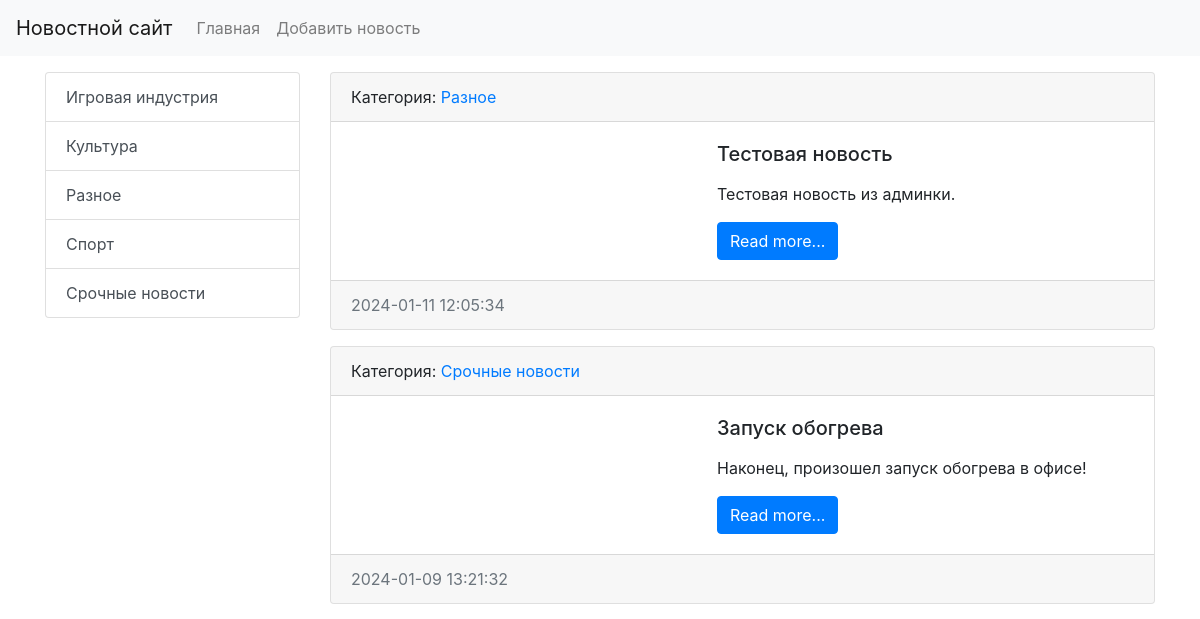
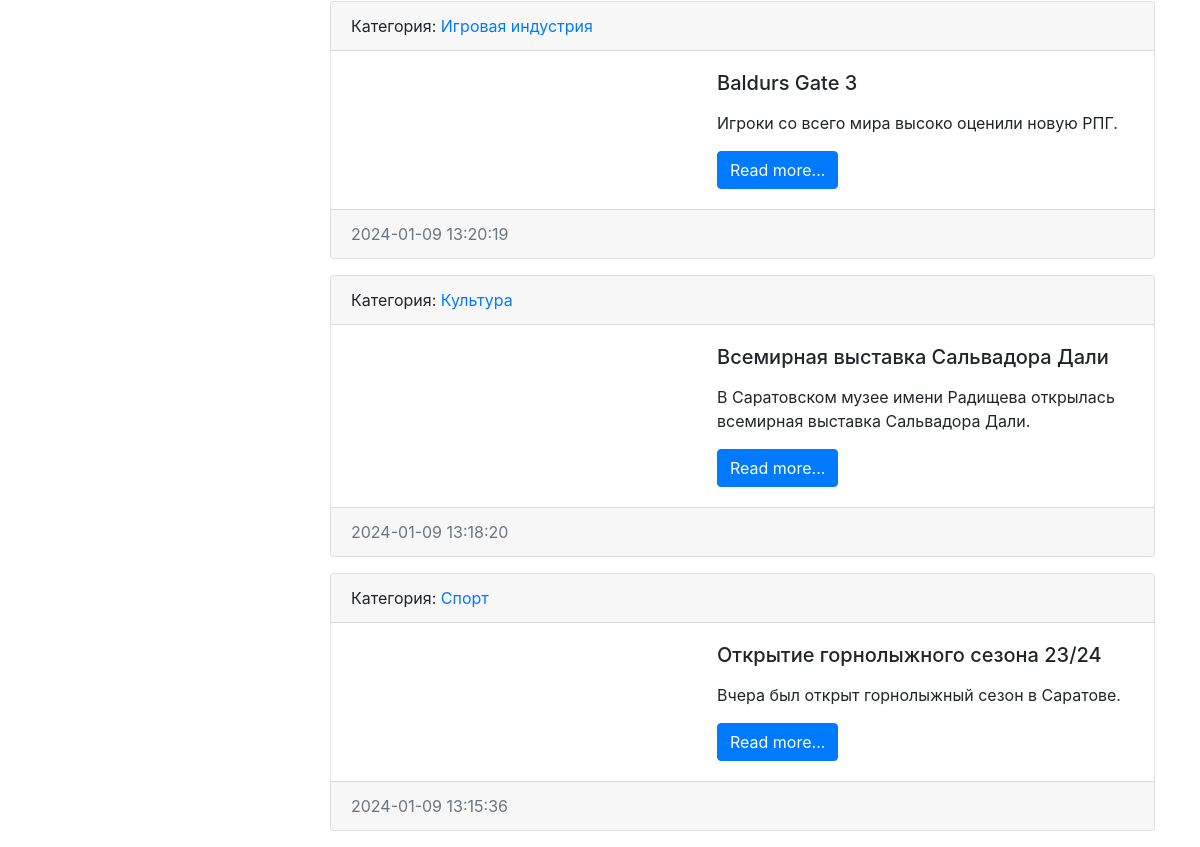
Before: / with the older database file (2 pictures, top to bottom).
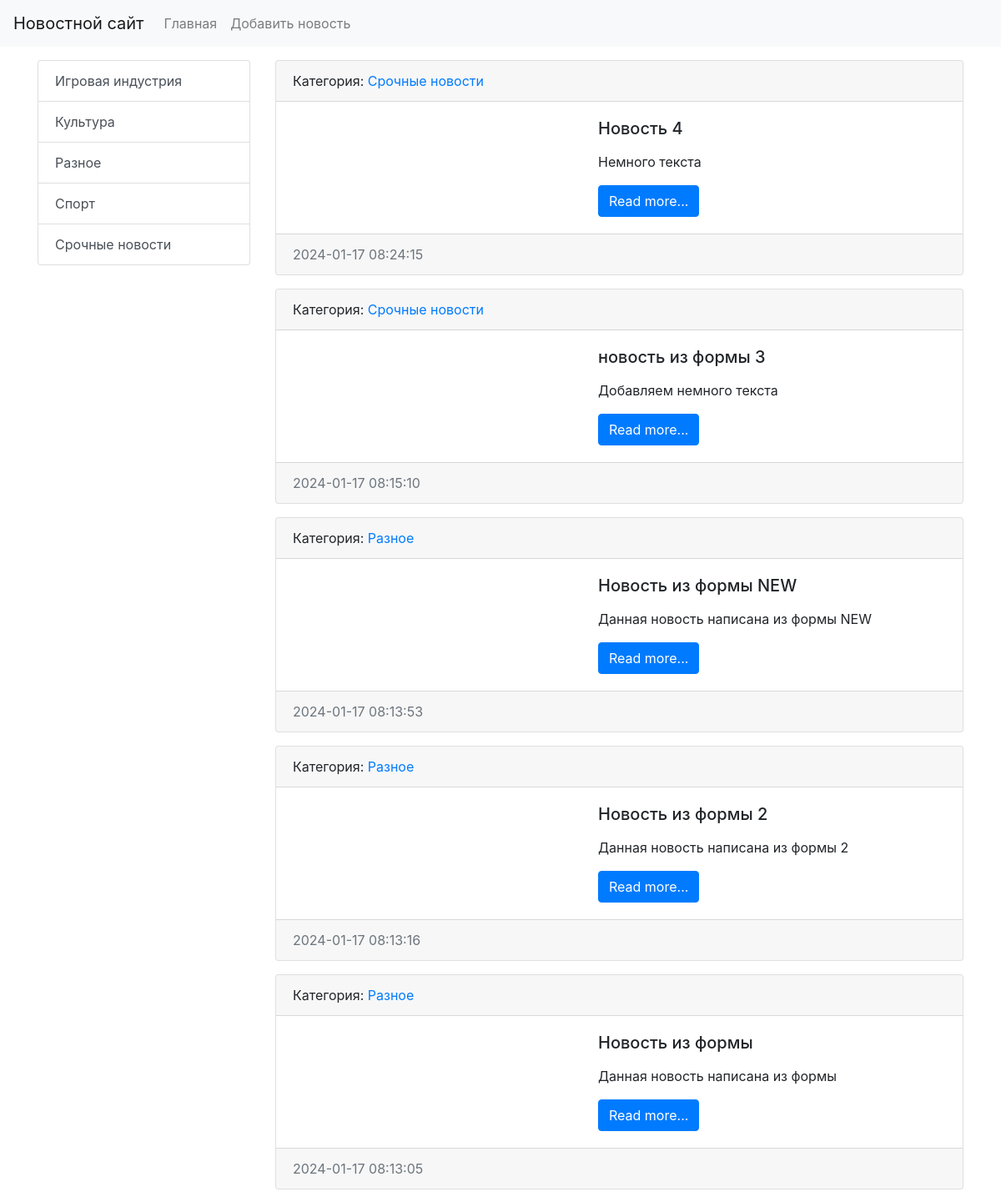
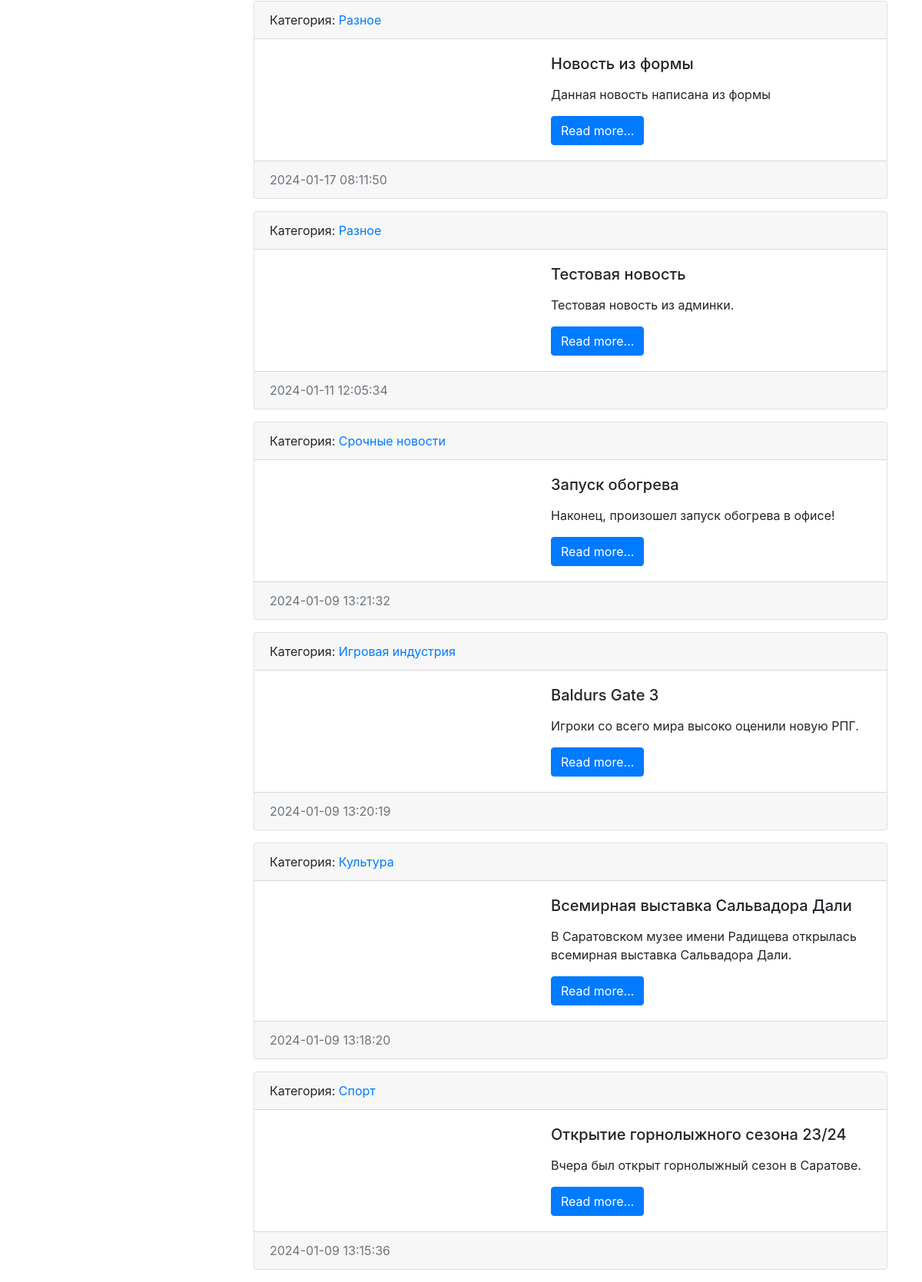
After: the same page with the newer database file (2 pictures, top to bottom).
### news/models.py (models this page shows, shortened)
class Category(models.Model):
    title = models.CharField(max_length=150, db_index=True, verbose_name='Категория')
    def get_absolute_url(self):
        return reverse('category', kwargs={'category_id': self.pk})
    def __str__(self):
        return self.title
    class Meta:
        verbose_name = 'Категория'
        verbose_name_plural = 'Категории'
        ordering = ['title']

class News(models.Model):
    title = models.CharField(max_length=150, verbose_name='Наименование')
    content = models.TextField(blank=True, verbose_name='Контент')
    created_at = models.DateTimeField(auto_now_add=True, verbose_name='Дата публикации')
    updated_at = models.DateTimeField(auto_now=True, verbose_name='Обновлено')
    photo = models.ImageField(upload_to='photos/%Y/%m/%d/', blank=True, verbose_name='Фото')
    is_published = models.BooleanField(default=True, verbose_name='Опубликовано')
    category = models.ForeignKey('Category', on_delete=models.PROTECT, verbose_name='Категория')
    def get_absolute_url(self):
        return reverse('view_news', kwargs={'news_id': self.pk})
    class Meta:
        verbose_name = 'Новость'
        verbose_name_plural = 'Новости'
        ordering = ['-created_at']

### news/views.py (the view)
# urls.py: path('', index, name='home'),
def index(request):
    news = News.objects.all()
    context = {
        'news': news,
        'title': 'Новости',
    }
    return render(request, template_name='news/index.html', context=context)

### news/templatetags/news_tags.py (called while the page is built)
@register.inclusion_tag('news/list_categories.html')
def show_categories(arg1='Hello', arg2='World'):
    categories = Category.objects.all()
    return {"categories": categories, "arg1": arg1, "arg2": arg2}

### news/templates/news/index.html (shortened to what this page needs)
{% extends 'base.html' %}
{% block sidebar %}
{% include 'inc/_sidebar.html' %}
{% endblock %}
{% block content %}
{% for item in news %}
<div class="card mb-3">
    <div class="card-header">
        Категория: <a href="{{ item.category.get_absolute_url }}">{{ item.category }}</a>
    </div>
    <div class="card-body">
        <div class="media">
            <div class="media-body">
                <h5 class="card-title">{{ item.title }}</h5>
                <p class="card-text">{{ item.content|linebreaks }}</p>
                <a href="{{ item.get_absolute_url }}" class="btn btn-primary">Read more...</a>
            </div>
        </div>
    </div>
    <div class="card-footer text-muted">
        {{ item.created_at|date:"Y-m-d H:i:s" }}
    </div>
</div>
{% endfor %}
{% endblock %}

### templates/base.html (shortened to what this page needs)
<!doctype html>
<html lang="en">
<head>
    <link rel="stylesheet" href="https://stackpath.bootstrapcdn.com/bootstrap/4.4.1/css/bootstrap.min.css"
>
</head>
<body>
{% include 'inc/_nav.html' %}
<div class="container mt-3">
    <div class="row">
        <div class="col-md-3">
            {% block sidebar %}SIDEBAR{% endblock %}
        </div>
        <div class="col-md-9">
            {% block content %}CONTENT{% endblock %}
        </div>
    </div>
</div>
</body>
</html>

### templates/inc/_nav.html (shortened to what this page needs)
<nav class="navbar navbar-expand-lg navbar-light bg-light">
    <a class="navbar-brand" href="{% url 'home' %}">Новостной сайт</a>
    <div class="collapse navbar-collapse" id="navbarSupportedContent">
        <ul class="navbar-nav mr-auto">
            <li class="nav-item"><a class="nav-link" href="{% url 'home' %}">Главная</a></li>
            <li class="nav-item"><a class="nav-link" href="{% url 'add_news' %}">Добавить новость</a></li>
        </ul>
    </div>
</nav>

### templates/inc/_sidebar.html (shortened to what this page needs)
{% load news_tags %}
{% show_categories %}

### news/templates/news/list_categories.html
<div class="list-group">
    {% for item in categories %}
    <a href="{{ item.get_absolute_url }}" class="list-group-item list-group-item-action">{{ item.title }}</a>
    {% endfor %}
</div>

Changed rows visible on the page:
added News: category "Срочные новости", title "Новость 4", content "Немного текста", created_at "2024-01-17 08:24:15"
added News: category "Срочные новости", title "новость из формы 3", content "Добавляем немного текста", created_at "2024-01-17 08:15:10"
added News: category "Разное", title "Новость из формы NEW", content "Данная новость написана из формы NEW", created_at "2024-01-17 08:13:53"
added News: category "Разное", title "Новость из формы 2", content "Данная новость написана из формы 2", created_at "2024-01-17 08:13:16"
added News: category "Разное", title "Новость из формы", content "Данная новость написана из формы", created_at "2024-01-17 08:13:05"
added News: category "Разное", title "Новость из формы", content "Данная новость написана из формы", created_at "2024-01-17 08:11:50"
